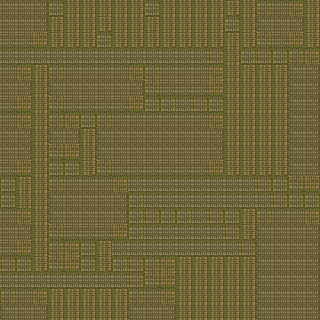

Below is a game level as drawn by its tile map, then a one-line description and the .tmx that defines it (tile-layer data replaced by summaries):
An orthogonal 20x20 tile map with 16x16 px tiles, 1 tile layer (Tile Layer 1), 2 tilesets and 75 objects.

<map version="1.10" tiledversion="1.10.1" orientation="orthogonal" renderorder="right-down" width="20" height="20" tilewidth="16" tileheight="16" infinite="0" nextlayerid="3" nextobjectid="97">
 <properties>
  <property name="clampCamera" type="bool" value="true" />
  <property name="music" value="res/audio/music/untitled.wav" />
  <property name="music_speed" type="float" value="0.7" />
  <property name="tint" value="0,0,0,127" />
 </properties>
 <tileset firstgid="1" source="floor_mats.tsx" />
 <tileset firstgid="17" source="entity/misc_entities.tsx" />
 <layer id="1" name="Tile Layer 1" width="20" height="20">
  <data>[400 cells, 400 non-empty, 16 distinct tile ids]</data>
 </layer>
 <objectgroup id="2" name="entities">
  <object id="1" gid="17" x="96" y="176" width="16" height="16">
   <properties>
    <property name="file" value="res/data/entity/pushable.json" />
   </properties>
  </object>
  <object id="2" gid="17" x="112" y="176" width="16" height="16">
   <properties>
    <property name="file" value="res/data/entity/pushable.json" />
   </properties>
  </object>
  <object id="3" gid="17" x="128" y="192" width="16" height="16">
   <properties>
    <property name="file" value="res/data/entity/pushable.json" />
   </properties>
  </object>
  <object id="4" gid="17" x="128" y="176" width="16" height="16">
   <properties>
    <property name="file" value="res/data/entity/pushable.json" />
   </properties>
  </object>
  <object id="5" gid="17" x="112" y="192" width="16" height="16">
   <properties>
    <property name="file" value="res/data/entity/pushable.json" />
   </properties>
  </object>
  <object id="6" gid="17" x="144" y="128" width="16" height="16">
   <properties>
    <property name="file" value="res/data/entity/pushable.json" />
   </properties>
  </object>
  <object id="7" gid="17" x="160" y="128" width="16" height="16">
   <properties>
    <property name="file" value="res/data/entity/pushable.json" />
   </properties>
  </object>
  <object id="8" gid="17" x="160" y="112" width="16" height="16">
   <properties>
    <property name="file" value="res/data/entity/pushable.json" />
   </properties>
  </object>
  <object id="9" gid="17" x="144" y="112" width="16" height="16">
   <properties>
    <property name="file" value="res/data/entity/pushable.json" />
   </properties>
  </object>
  <object id="10" gid="17" x="160" y="144" width="16" height="16">
   <properties>
    <property name="file" value="res/data/entity/pushable.json" />
   </properties>
  </object>
  <object id="16" gid="17" x="160" y="96" width="16" height="16">
   <properties>
    <property name="file" value="res/data/entity/pushable.json" />
   </properties>
  </object>
  <object id="17" gid="17" x="240" y="160" width="16" height="16">
   <properties>
    <property name="file" value="res/data/entity/pushable.json" />
   </properties>
  </object>
  <object id="18" gid="17" x="240" y="128" width="16" height="16">
   <properties>
    <property name="file" value="res/data/entity/pushable.json" />
   </properties>
  </object>
  <object id="19" gid="17" x="256" y="112" width="16" height="16">
   <properties>
    <property name="file" value="res/data/entity/pushable.json" />
   </properties>
  </object>
  <object id="21" gid="17" x="256" y="144" width="16" height="16">
   <properties>
    <property name="file" value="res/data/entity/pushable.json" />
   </properties>
  </object>
  <object id="22" gid="17" x="272" y="128" width="16" height="16">
   <properties>
    <property name="file" value="res/data/entity/pushable.json" />
   </properties>
  </object>
  <object id="23" gid="17" x="272" y="160" width="16" height="16">
   <properties>
    <property name="file" value="res/data/entity/pushable.json" />
   </properties>
  </object>
  <object id="24" gid="17" x="272" y="144" width="16" height="16">
   <properties>
    <property name="file" value="res/data/entity/pushable.json" />
   </properties>
  </object>
  <object id="25" gid="17" x="256" y="160" width="16" height="16">
   <properties>
    <property name="file" value="res/data/entity/pushable.json" />
   </properties>
  </object>
  <object id="26" gid="17" x="240" y="176" width="16" height="16">
   <properties>
    <property name="file" value="res/data/entity/pushable.json" />
   </properties>
  </object>
  <object id="27" gid="17" x="128" y="160" width="16" height="16">
   <properties>
    <property name="file" value="res/data/entity/pushable.json" />
   </properties>
  </object>
  <object id="28" gid="17" x="144" y="160" width="16" height="16">
   <properties>
    <property name="file" value="res/data/entity/pushable.json" />
   </properties>
  </object>
  <object id="29" gid="17" x="144" y="144" width="16" height="16">
   <properties>
    <property name="file" value="res/data/entity/pushable.json" />
   </properties>
  </object>
  <object id="30" gid="17" x="144" y="176" width="16" height="16">
   <properties>
    <property name="file" value="res/data/entity/pushable.json" />
   </properties>
  </object>
  <object id="46" gid="17" x="128" y="272" width="16" height="16">
   <properties>
    <property name="file" value="res/data/entity/pushable.json" />
   </properties>
  </object>
  <object id="47" gid="17" x="144" y="272" width="16" height="16">
   <properties>
    <property name="file" value="res/data/entity/pushable.json" />
   </properties>
  </object>
  <object id="48" gid="17" x="160" y="288" width="16" height="16">
   <properties>
    <property name="file" value="res/data/entity/pushable.json" />
   </properties>
  </object>
  <object id="49" gid="17" x="160" y="272" width="16" height="16">
   <properties>
    <property name="file" value="res/data/entity/pushable.json" />
   </properties>
  </object>
  <object id="50" gid="17" x="144" y="288" width="16" height="16">
   <properties>
    <property name="file" value="res/data/entity/pushable.json" />
   </properties>
  </object>
  <object id="51" gid="17" x="176" y="224" width="16" height="16">
   <properties>
    <property name="file" value="res/data/entity/pushable.json" />
   </properties>
  </object>
  <object id="52" gid="17" x="192" y="224" width="16" height="16">
   <properties>
    <property name="file" value="res/data/entity/pushable.json" />
   </properties>
  </object>
  <object id="53" gid="17" x="192" y="208" width="16" height="16">
   <properties>
    <property name="file" value="res/data/entity/pushable.json" />
   </properties>
  </object>
  <object id="54" gid="17" x="176" y="208" width="16" height="16">
   <properties>
    <property name="file" value="res/data/entity/pushable.json" />
   </properties>
  </object>
  <object id="55" gid="17" x="192" y="240" width="16" height="16">
   <properties>
    <property name="file" value="res/data/entity/pushable.json" />
   </properties>
  </object>
  <object id="56" gid="17" x="192" y="192" width="16" height="16">
   <properties>
    <property name="file" value="res/data/entity/pushable.json" />
   </properties>
  </object>
  <object id="57" gid="17" x="160" y="256" width="16" height="16">
   <properties>
    <property name="file" value="res/data/entity/pushable.json" />
   </properties>
  </object>
  <object id="58" gid="17" x="176" y="256" width="16" height="16">
   <properties>
    <property name="file" value="res/data/entity/pushable.json" />
   </properties>
  </object>
  <object id="59" gid="17" x="176" y="240" width="16" height="16">
   <properties>
    <property name="file" value="res/data/entity/pushable.json" />
   </properties>
  </object>
  <object id="60" gid="17" x="176" y="272" width="16" height="16">
   <properties>
    <property name="file" value="res/data/entity/pushable.json" />
   </properties>
  </object>
  <object id="61" gid="17" x="0" y="272" width="16" height="16">
   <properties>
    <property name="file" value="res/data/entity/pushable.json" />
   </properties>
  </object>
  </objectgroup>
</map>
<!-- 35 of 75 objects omitted -->
